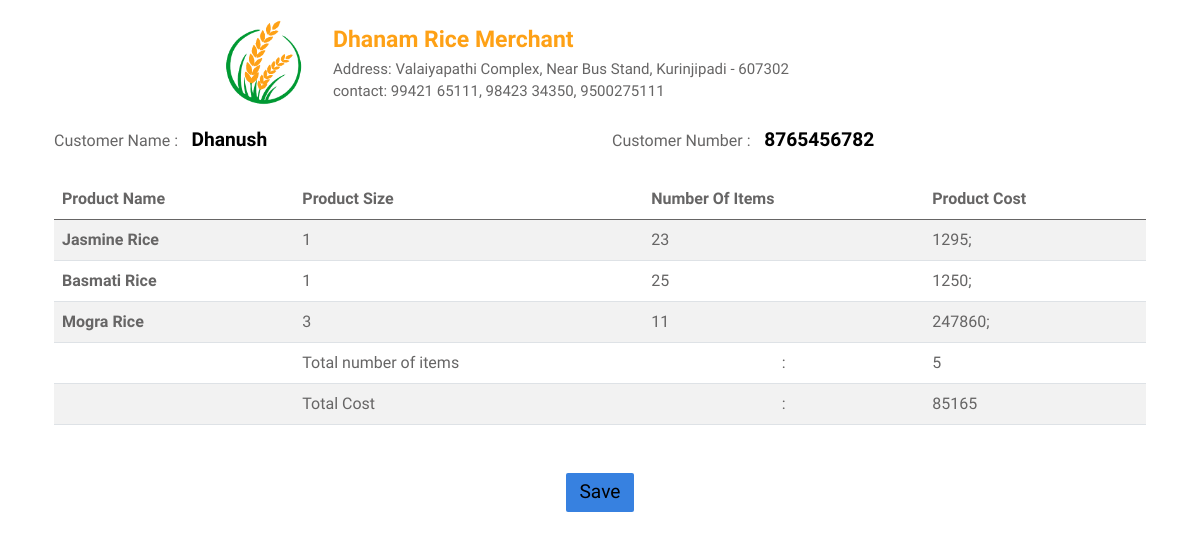
/product/order/28, run on the app's committed database.
### App/models.py (models this page shows)
class Order(models.Model):
    customer_name=models.CharField(max_length=30)
    customer_number=models.IntegerField()
    products=models.TextField()
    total_number_of_product=models.IntegerField(default=1)
    total_cost=models.IntegerField()
    time=models.CharField(max_length=30,default="",editable=False)
    status=models.BooleanField(default=False)

### App/views.py (the view)
# urls.py: path('product/order/<int:pk>', views.order,name="order"),
def order(request,pk):
    data=Order.objects.get(id=pk)
    prods=data.products
    list=prods.split('\n')
    li=[]
    for i in list:
        li.append(i.split("-"))
    list=[]
    for i in li:
       list.append( {
            "product_name":i[0],
            "product_number":i[1],
            "product_size":i[2],
            "product_cost":i[3]
        })
    data.products=list
    return render(request,"order.html",{"data":data})

### templates/order.html (shortened to what this page needs)
<!DOCTYPE html>
<html lang="en">
<head>
    <link href="https://cdnjs.cloudflare.com/ajax/libs/font-awesome/6.4.0/css/all.min.css" rel="stylesheet">
    <link href="https://cdnjs.cloudflare.com/ajax/libs/font-awesome/5.10.0/css/all.min.css" rel="stylesheet">
    <link href="https://cdn.jsdelivr.net/npm/bootstrap-icons@1.4.1/font/bootstrap-icons.css" rel="stylesheet">
    <link href="/static/lib/animate/animate.min.css" rel="stylesheet">
    <link href="/static/lib/owlcarousel/assets/owl.carousel.min.css" rel="stylesheet">
    <link href="/static/lib/tempusdominus/css/tempusdominus-bootstrap-4.min.css" rel="stylesheet" />
    <link href="/static/css/bootstrap.min.css" rel="stylesheet">
 </head>
<body>
  <div class="container">
    <div class="header container">
      <div class="row">
        <div class="col-3 d-flex flex-row-reverse">
          <img src="/static/images/l1.png" alt="logo" class="logo"/>
        </div>
        <div class="col-9">
          <div class="title">Dhanam Rice Merchant</div>
          <p class="address">
            Address: Valaiyapathi Complex, Near Bus Stand, Kurinjipadi - 607302
          </p>
          <p class="contact">
            contact: 99421 65111, 98423 34350, 9500275111
          </p>
        </div>
      </div>
    </div>
    <div class="container justify-content-center my-3">
      <div class="row">
        <div class="col-12 col-sm-6">
          <span>Customer Name : </span>
          <span class="cus_info"> &nbsp; {{data.customer_name}}</span>
        </div>
        <div class="col-12 col-sm-6">
          <span>Customer Number : </span>
          <span class="cus_info"> &nbsp; {{data.customer_number}}</span>
        </div>
      </div>
    </div>
    <div class="product_table container my-4">
      <table class="table table-striped">
        <thead>
          <tr>
            <th scope="col">Product Name</th>
            <th scope="col">Product Size</th>
            <th scope="col">Number Of Items</th>
            <th scope="col">Product Cost</th>
          </tr>
        </thead>
        <tbody>
          {% for li in data.products %}
          <tr>
            <th scope="row">{{li.product_name}}</th>
            <td>{{li.product_number}}</td>
            <td>{{li.product_size}}</td>
            <td>{{li.product_cost}}</td>
          </tr>
          {% endfor %}
          <tr>
            <td></td>
            <td>Total number of items </td>
            <td class="text-center">:</td>
            <td>{{data.total_number_of_product}}</td>
          </tr>
          <tr>
            <td></td>
            <td>Total Cost </td>
            <td class="text-center">:</td>
            <td>{{data.total_cost}}</td>
          </tr>
        </tbody>
      </table>
    </div>
  </div>
  <div class="print mt-5" id="print">
    <div class="btn btn-primary">Save</div>
  </div>
</body>

### templates/order.html (style rules this page uses)
html,body { margin: 0; }
body { background-color: #fff !important; padding-top: 15px; }
:root { --primary: #FEA116; --light: #F1F8FF; --dark: #0F172B; }
.logo { max-width: 95px; max-height: 95px; }
.header .title { color: var(--primary); margin-top: 8px; font-size: 23px; font-weight: 700; }
.header .address, .header .contact { font-size: 15px; margin: 0; }
.cus_info { font-size: larger; font-weight: 800; color: black; }
.btn-primary { background-color: rgb(55, 129, 224); color: black; font-size: larger; padding: 5px 13px; border-width: 0; }
.print { text-align: center; cursor: pointer; }

### data on the page
Order: customer_name "Dhanush", customer_number "8765456782", total_number_of_product "5", total_cost "85165"

### other printed values
{{ li.product_name }} "Jasmine Rice" "Basmati Rice" "Mogra Rice"
{{ li.product_number }} "1" "1" "3"
{{ li.product_size }} "23" "25" "11"
{{ li.product_cost }} "1295;" "1250;" "247860;"
